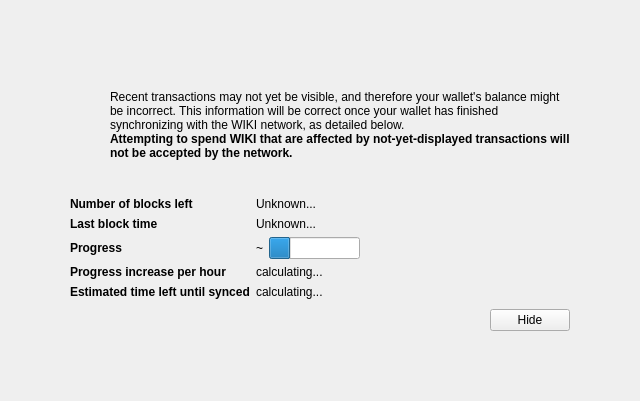
<?xml version="1.0" encoding="UTF-8"?>
<ui version="4.0">
 <class>ModalOverlay</class>
 <widget class="ModalOverlay" name="ModalOverlay">
  <property name="geometry">
   <rect>
    <x>0</x>
    <y>0</y>
    <width>640</width>
    <height>401</height>
   </rect>
  </property>
  <property name="windowTitle">
   <string>Form</string>
  </property>
  <layout class="QVBoxLayout" name="verticalLayout" stretch="0">
   <property name="sizeConstraint">
    <enum>QLayout::SetDefaultConstraint</enum>
   </property>
   <property name="leftMargin">
    <number>0</number>
   </property>
   <property name="topMargin">
    <number>0</number>
   </property>
   <property name="rightMargin">
    <number>0</number>
   </property>
   <property name="bottomMargin">
    <number>0</number>
   </property>
   <item>
    <widget class="QWidget" name="bgWidget" native="true">
     <property name="styleSheet">
      <string notr="true"/>
     </property>
     <layout class="QVBoxLayout" name="verticalLayoutMain" stretch="0">
      <property name="leftMargin">
       <number>60</number>
      </property>
      <property name="topMargin">
       <number>60</number>
      </property>
      <property name="rightMargin">
       <number>60</number>
      </property>
      <property name="bottomMargin">
       <number>60</number>
      </property>
      <item>
       <widget class="QWidget" name="contentWidget" native="true">
        <property name="styleSheet">
         <string notr="true"/>
        </property>
        <layout class="QVBoxLayout" name="verticalLayoutSub" stretch="1,0,0,0,0">
         <property name="spacing">
          <number>0</number>
         </property>
         <property name="leftMargin">
          <number>10</number>
         </property>
         <property name="topMargin">
          <number>10</number>
         </property>
         <property name="rightMargin">
          <number>10</number>
         </property>
         <property name="bottomMargin">
          <number>10</number>
         </property>
         <item>
          <layout class="QHBoxLayout" name="horizontalLayoutIconText" stretch="0,1">
           <property name="topMargin">
            <number>20</number>
           </property>
           <item>
            <layout class="QVBoxLayout" name="verticalLayoutIcon">
             <property name="leftMargin">
              <number>0</number>
             </property>
             <item>
              <widget class="QPushButton" name="warningIcon">
               <property name="enabled">
                <bool>false</bool>
               </property>
               <property name="text">
                <string/>
               </property>
               <property name="icon">
                <iconset>
                 <normaloff>:/icons/warning</normaloff>
                 <disabledoff>:/icons/warning</disabledoff>:/icons/warning</iconset>
               </property>
               <property name="iconSize">
                <size>
                 <width>48</width>
                 <height>48</height>
                </size>
               </property>
               <property name="flat">
                <bool>true</bool>
               </property>
              </widget>
             </item>
             <item>
              <spacer name="verticalSpacerWarningIcon">
               <property name="orientation">
                <enum>Qt::Vertical</enum>
               </property>
               <property name="sizeHint" stdset="0">
                <size>
                 <width>20</width>
                 <height>40</height>
                </size>
               </property>
              </spacer>
             </item>
            </layout>
           </item>
           <item>
            <layout class="QVBoxLayout" name="verticalLayoutInfoText">
             <property name="leftMargin">
              <number>0</number>
             </property>
             <property name="topMargin">
              <number>0</number>
             </property>
             <item>
              <widget class="QLabel" name="infoText">
               <property name="text">
                <string>Recent transactions may not yet be visible, and therefore your wallet's balance might be incorrect. This information will be correct once your wallet has finished synchronizing with the WIKI network, as detailed below.</string>
               </property>
               <property name="textFormat">
                <enum>Qt::RichText</enum>
               </property>
               <property name="wordWrap">
                <bool>true</bool>
               </property>
              </widget>
             </item>
             <item>
              <widget class="QLabel" name="infoTextStrong">
               <property name="font">
                <font>
                 <weight>75</weight>
                 <bold>true</bold>
                </font>
               </property>
               <property name="text">
                <string>Attempting to spend WIKI that are affected by not-yet-displayed transactions will not be accepted by the network.</string>
               </property>
               <property name="textFormat">
                <enum>Qt::RichText</enum>
               </property>
               <property name="wordWrap">
                <bool>true</bool>
               </property>
              </widget>
             </item>
             <item>
              <spacer name="verticalSpacerInTextSpace">
               <property name="orientation">
                <enum>Qt::Vertical</enum>
               </property>
               <property name="sizeHint" stdset="0">
                <size>
                 <width>20</width>
                 <height>40</height>
                </size>
               </property>
              </spacer>
             </item>
            </layout>
           </item>
          </layout>
         </item>
         <item>
          <spacer name="verticalSpacerAfterText">
           <property name="orientation">
            <enum>Qt::Vertical</enum>
           </property>
           <property name="sizeHint" stdset="0">
            <size>
             <width>20</width>
             <height>40</height>
            </size>
           </property>
          </spacer>
         </item>
         <item>
          <layout class="QFormLayout" name="formLayout">
           <property name="fieldGrowthPolicy">
            <enum>QFormLayout::FieldsStayAtSizeHint</enum>
           </property>
           <property name="horizontalSpacing">
            <number>6</number>
           </property>
           <property name="verticalSpacing">
            <number>6</number>
           </property>
           <property name="topMargin">
            <number>10</number>
           </property>
           <item row="0" column="0">
            <widget class="QLabel" name="labelNumberOfBlocksLeft">
             <property name="font">
              <font>
               <weight>75</weight>
               <bold>true</bold>
              </font>
             </property>
             <property name="text">
              <string>Number of blocks left</string>
             </property>
            </widget>
           </item>
           <item row="0" column="1">
            <widget class="QLabel" name="numberOfBlocksLeft">
             <property name="text">
              <string>Unknown...</string>
             </property>
            </widget>
           </item>
           <item row="1" column="0">
            <widget class="QLabel" name="labelLastBlockTime">
             <property name="font">
              <font>
               <weight>75</weight>
               <bold>true</bold>
              </font>
             </property>
             <property name="text">
              <string>Last block time</string>
             </property>
            </widget>
           </item>
           <item row="1" column="1">
            <widget class="QLabel" name="newestBlockDate">
             <property name="sizePolicy">
              <sizepolicy hsizetype="Maximum" vsizetype="Preferred">
               <horstretch>0</horstretch>
               <verstretch>0</verstretch>
              </sizepolicy>
             </property>
             <property name="text">
              <string>Unknown...</string>
             </property>
            </widget>
           </item>
           <item row="2" column="0">
            <widget class="QLabel" name="labelSyncDone">
             <property name="font">
              <font>
               <weight>75</weight>
               <bold>true</bold>
              </font>
             </property>
             <property name="text">
              <string>Progress</string>
             </property>
            </widget>
           </item>
           <item row="2" column="1">
            <layout class="QHBoxLayout" name="horizontalLayoutSync" stretch="0,1">
             <item>
              <widget class="QLabel" name="percentageProgress">
               <property name="text">
                <string>~</string>
               </property>
              </widget>
             </item>
             <item>
              <widget class="QProgressBar" name="progressBar">
               <property name="value">
                <number>24</number>
               </property>
               <property name="format">
                <string/>
               </property>
              </widget>
             </item>
            </layout>
           </item>
           <item row="4" column="0">
            <widget class="QLabel" name="labelProgressIncrease">
             <property name="font">
              <font>
               <weight>75</weight>
               <bold>true</bold>
              </font>
             </property>
             <property name="text">
              <string>Progress increase per hour</string>
             </property>
            </widget>
           </item>
           <item row="4" column="1">
            <widget class="QLabel" name="progressIncreasePerH">
             <property name="text">
              <string>calculating...</string>
             </property>
            </widget>
           </item>
           <item row="5" column="0">
            <widget class="QLabel" name="labelEstimatedTimeLeft">
             <property name="font">
              <font>
               <weight>75</weight>
               <bold>true</bold>
              </font>
             </property>
             <property name="text">
              <string>Estimated time left until synced</string>
             </property>
            </widget>
           </item>
           <item row="5" column="1">
            <widget class="QLabel" name="expectedTimeLeft">
             <property name="text">
              <string>calculating...</string>
             </property>
            </widget>
           </item>
          </layout>
         </item>
         <item>
          <layout class="QHBoxLayout" name="horizontalLayoutButtons">
           <property name="leftMargin">
            <number>10</number>
           </property>
           <property name="topMargin">
            <number>10</number>
           </property>
           <item>
            <spacer name="horizontalSpacer">
             <property name="orientation">
              <enum>Qt::Horizontal</enum>
             </property>
             <property name="sizeHint" stdset="0">
              <size>
               <width>40</width>
               <height>20</height>
              </size>
             </property>
            </spacer>
           </item>
           <item>
            <widget class="QPushButton" name="closeButton">
             <property name="text">
              <string>Hide</string>
             </property>
            </widget>
           </item>
          </layout>
         </item>
         <item>
          <layout class="QVBoxLayout" name="verticalLayout_2">
           <item>
            <spacer name="verticalSpacer">
             <property name="orientation">
              <enum>Qt::Vertical</enum>
             </property>
             <property name="sizeHint" stdset="0">
              <size>
               <width>20</width>
               <height>40</height>
              </size>
             </property>
            </spacer>
           </item>
          </layout>
         </item>
        </layout>
       </widget>
      </item>
     </layout>
    </widget>
   </item>
  </layout>
 </widget>
 <customwidgets>
  <customwidget>
   <class>ModalOverlay</class>
   <extends>QWidget</extends>
   <header>modaloverlay.h</header>
   <container>1</container>
  </customwidget>
 </customwidgets>
 <resources/>
 <connections/>
</ui>
